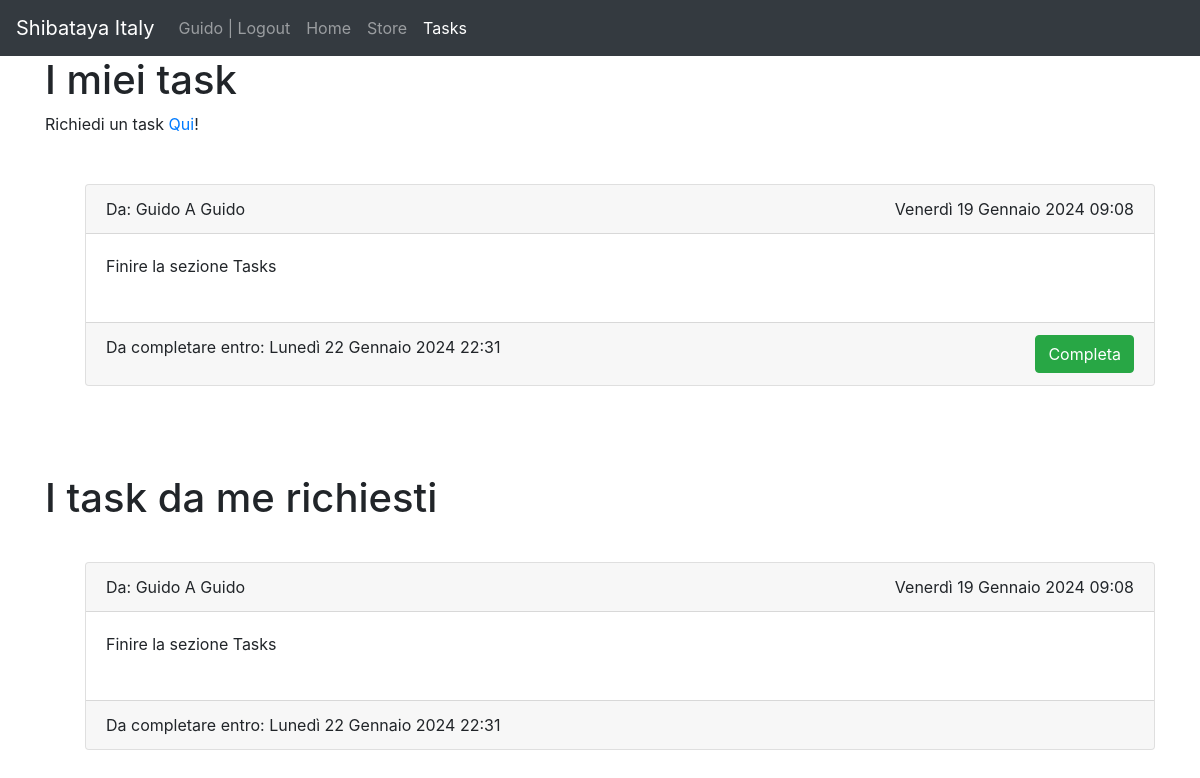
Page /tasks/ (signed in) on the committed database.
### sbt_app/models.py (models this page shows)
class task(models.Model):
    title = models.CharField(max_length=200)
    completed = models.BooleanField(default=False)
    target = models.ForeignKey(User, on_delete=models.CASCADE, related_name="target")
    author = models.ForeignKey(User, on_delete=models.CASCADE)
    datetime_limit = models.DateTimeField(default = get_default_time(), blank=False, null=False)
    submission_date = models.DateTimeField(auto_now_add=True, editable=False)

### sbt_app/views.py (the view, shortened to what this page needs)
# urls.py: path("tasks/", views.tasks, name="tasks"),
@login_required(login_url="/login")
def tasks(request):
    items = task.objects.all()
    return render(request, "tasks.html", {"tasks": items})

### sbt_app/templates/tasks.html (shortened to what this page needs)
{%extends "base.html"%}
{%block content%}
<h1>I miei task</h1>
<span>
    <p>Richiedi un task <a href="/task_request">Qui</a>!</p>
</span>
<br>
<ul>
    {%for task in tasks%}
    {%if user.username == task.target.username and not task.completed%}
        <div class="card mt-2">
            <div class="card-header">
                Da: {{task.author.username}} A {{task.target.username}}
            <span style="float:right">{{task.submission_date}}</span>
            </div>
            <div class="card-body d-flex d-flexrow justify-content-between">
            {{task.title}}
            <br><br>
            </div>
            <div class="card-footer">
                <form method="post">
                    Da completare entro: {{task.datetime_limit}}
                    <button type="submit" class="btn btn-success" style="float:right" name="complete_id" value="{{task.id}}">
                        Completa
                    </button>
                </form>
            </div>
        </div>
    {%endif%}
    {%empty%}
        </p>Non hai task da completare!</p>
    {% endfor %}
</ul>
<br><br><br>
<h1>I task da me richiesti</h1>
<br>
<ul>
    {%for task in tasks%}
        {%if user.username == task.author.username%}
            <div class="card mt-2">
                <div class="card-header">
                    Da: {{task.author.username}} A {{task.target.username}}
                <span style="float:right">{{task.submission_date}}</span>
                </div>
                <div class="card-body d-flex d-flexrow justify-content-between">
                {{task.title}}
                <br><br>
                </div>
                <div class="card-footer">
                    <form method="post">
                        {%if task.completed%}Completato {{task.datetime_limit}}{%else%}Da completare entro: {{task.datetime_limit}}{%endif%}
                    </form>
                </div>
            </div>
        {%endif%}
        {%empty%}
            </p>Tutti i task da te richiesti sono stati completati!</p>
    {% endfor %}
</ul>
{% endblock %}

### sbt_app/templates/base.html (shortened to what this page needs)
<!DOCTYPE html>
<html lang="en">
  <head>
    <link rel="stylesheet" href="https://stackpath.bootstrapcdn.com/bootstrap/4.3.1/css/bootstrap.min.css"  rel="stylesheet" />
  </head>
  <body>
    <nav class="navbar navbar-expand-lg navbar-dark bg-dark">
      <a class="navbar-brand" href="/home">Shibataya Italy</a>
      <div>
        <ul class="navbar-nav">
          {%if user.is_authenticated%}
          <span class="nav-item">
            <a class="nav-link" href="/logout">{{user.username}} | Logout</a>
          </span>
          {%else%}
          <li class="nav-item {% if request.resolver_match.url_name == 'login'%}active{%endif%}">
            <a class="nav-link" href="/login">Login</a>
          </li>
          {%endif%}
        </ul>
      </div>
      <div class="collapse navbar-collapse" id="navbarNav">
        <ul class="navbar-nav">
          <li class="nav-item {% if request.resolver_match.url_name == 'home'%}active{%endif%}">
            <a class="nav-link" href="/home">Home</a>
          </li>
          <li class="nav-item {% if request.resolver_match.url_name == 'store'%}active{%endif%}">
            <a class="nav-link" href="/store">Store</a>
          </li>
          {% if user.is_authenticated and user.groups.all.0.name == "member"%}
          <li class="nav-item {% if request.resolver_match.url_name == 'tasks'%}active{%endif%}">
            <a class="nav-link" href="/tasks">Tasks</a>
          </li>
          {%endif%}
        </ul>
      </div>
    </nav>
    <div class="container">{% block content %} {% endblock %}</div>
  </body>
</html>

### rows in the picture
task: author.username "Guido", target.username "Guido", submission_date "Venerdì 19 Gennaio 2024 09:08", title "Finire la sezione Tasks", datetime_limit "Lunedì 22 Gennaio 2024 22:31", {{ task.id }} 1 (drawn)

### other values in the picture
{{ user.username }} "Guido"
